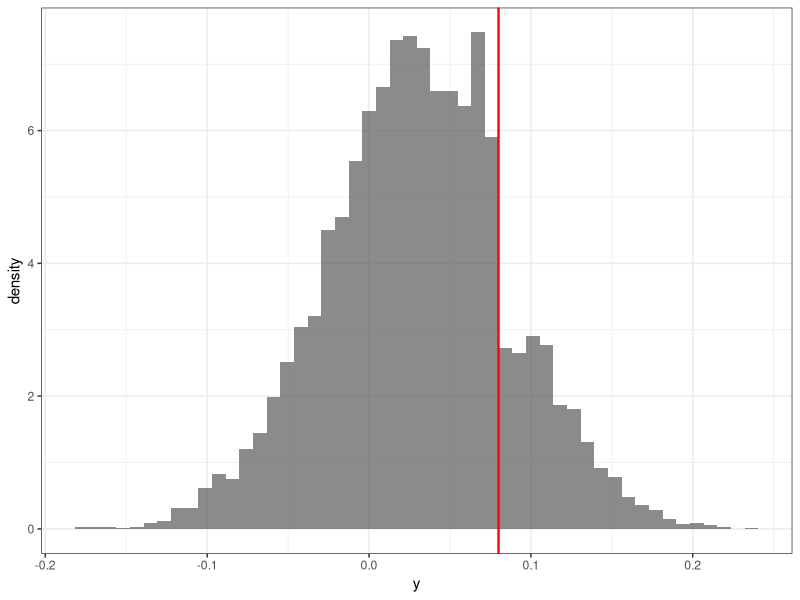

R code for this plot: (Note: this script raises an error after producing the figure.)

library(tidyverse)
theme_set(theme_bw())


N <- 10000      # Number of simulations
G <- 3          # Threshold number of test a technician will take
c <- 0.08       # cut off value where technician will repeat the test
mux <- 0.03     # mean of process
sdx <- 0.056    # irreducible error
sdz <- 0.008    # measurement error


Ygx <- function(x,c,s,G) {
  Z <- (c-x)/s
  p <- pnorm( Z )
  return(x - ( s*dnorm( Z )/p ) * ( 1-(1-p)^G))
}



# Plot of the expected process <- not in Journal, only for reference.
data.frame(y=sapply(rnorm(N,mean=mux,sd=sdx), function(x) Ygx(x,c,sdz,G))) %>%
  ggplot(aes(x=y,y=..density..)) +
  geom_histogram(alpha=0.7,bins=50) +
  geom_vline(xintercept=c,color='red',linewidth=0.8)



X <- rnorm(N,mean=mux,sd=sdx)
Z <- lapply(1:N,function(x) rnorm(G,mean=0,sd=sdz))
y <- numeric(N)
for ( i in 1:N) {
  idx <- which(Z[[i]]+X[i]<c)
  if(length(idx)!=0) {
    y[i] <- X[i] + Z[[i]][min(idx)]
  } else {
    y[i] <- X[i] + Z[[i]][G]
  }
}


data.frame(y=y) %>%
  ggplot(aes(x=y,y=..density..)) +
  geom_histogram(alpha=0.7,bins=80) +
  geom_vline(xintercept=c,color='red',linewidth=0.8) +
  theme(text = element_text(size = plot_scale_factor*10)) +
  xlim(-0.25,0.25)


ggsave(
  filename = "s4_quality_distribution_simulation.svg",
  plot = last_plot(),
  device = "svg",
  path = "./results/charts",
  scale = plot_scale_factor,
  width = 12,
  height = 6.75,
  units = "cm",#c("in", "cm", "mm", "px"),
  dpi = 1000
)


